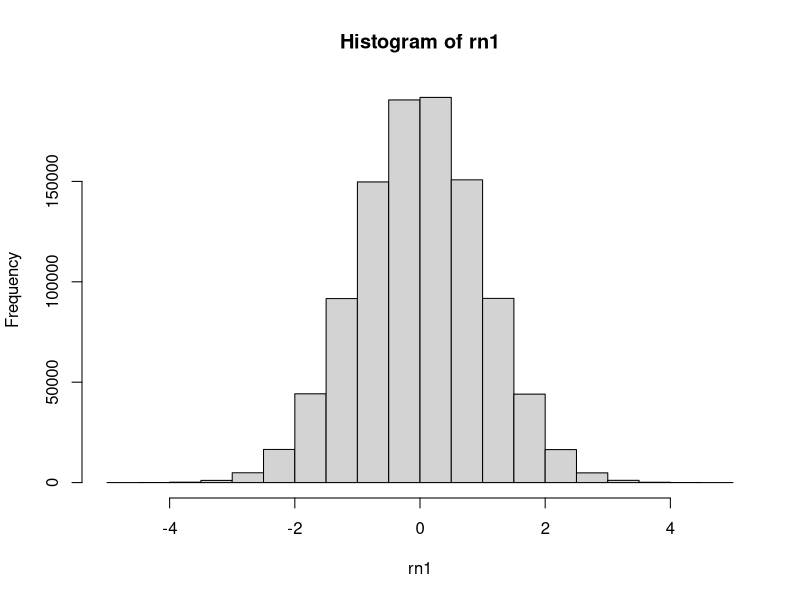
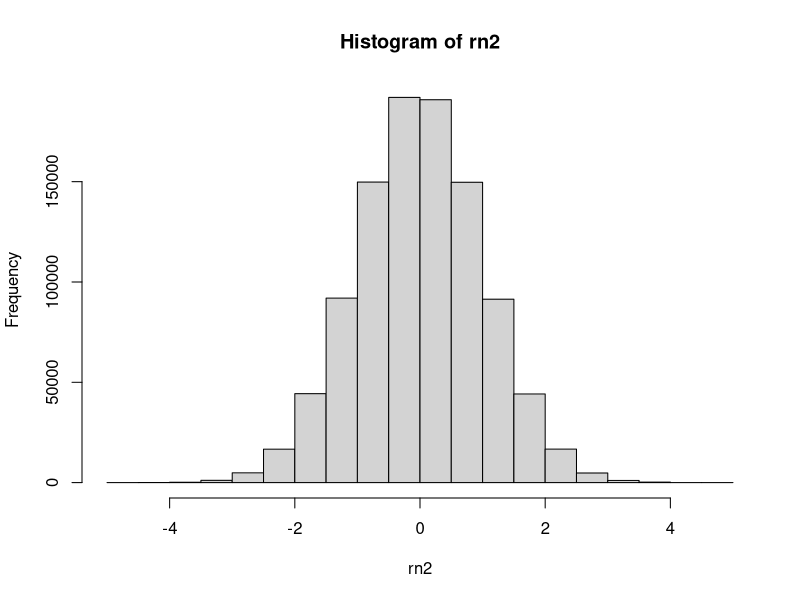
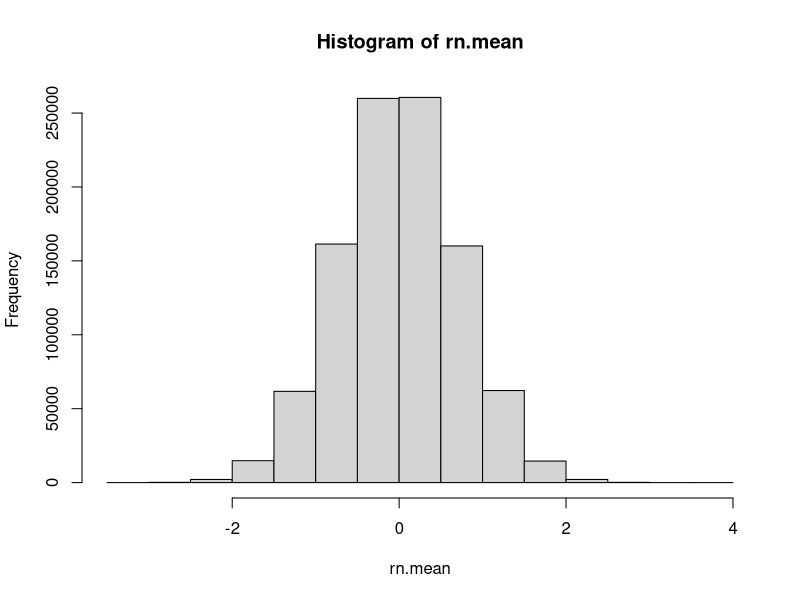
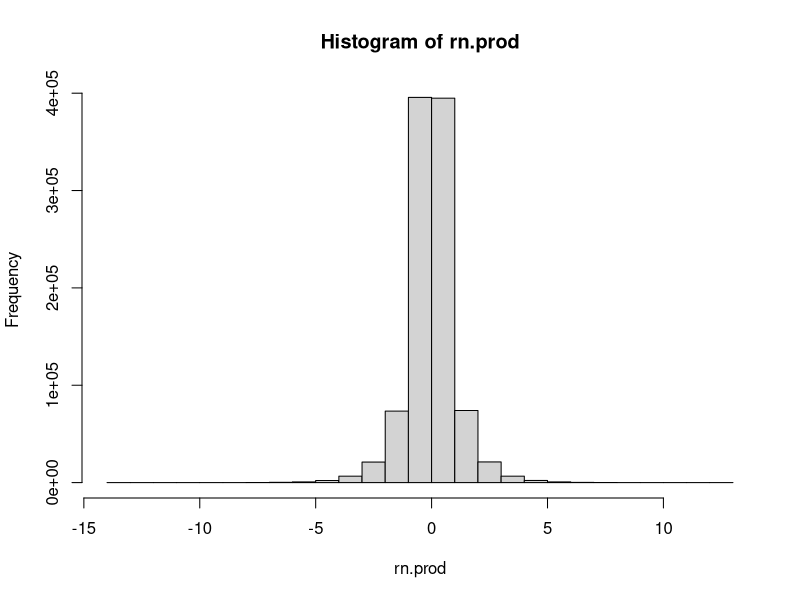

Recreate these plots in R, in order.
# R Statistics Essential Training
# Ex04_03
# Computing composite variables

# Create variable rn1 with 1 million random normal values
# Will vary from one time to another
rn1 <- rnorm(1000000)
hist(rn1)
summary(rn1)

# Create variable rn2 with 1 million random normal values
rn2 <- rnorm(1000000)
hist(rn2)
summary(rn2)

# Average scores across two variables
rn.mean <- (rn1 + rn2)/2
hist(rn.mean)

# Multiply scores across two variables
rn.prod <- rn1 * rn2
hist(rn.prod)
summary(rn.prod)

# Kurtosis comparisons
# The package "moments" gives kurtosis where a
# mesokurtic, normal distribution has a value of 3.
# The package "psych" recenters the kurtosis values
# around 0, which is more common now.
install.packages("psych")
help(package = "psych")
require("psych")
kurtosi(rn1)
kurtosi(rn2)
kurtosi(rn.mean)
kurtosi(rn.prod)  # Similar to Cauchy distribution

# Clean up
detach("package:psych", unload=TRUE)
rm(list = ls())
